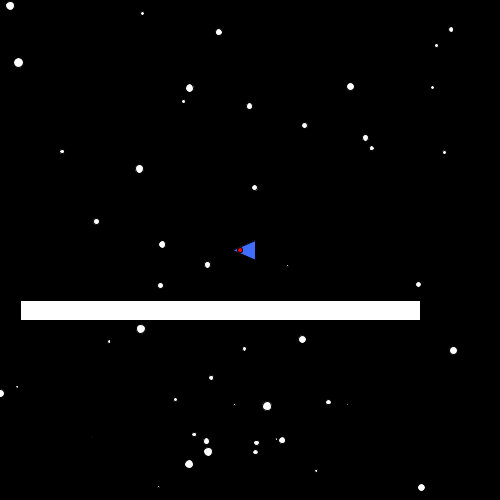
Frame 1 (no input)
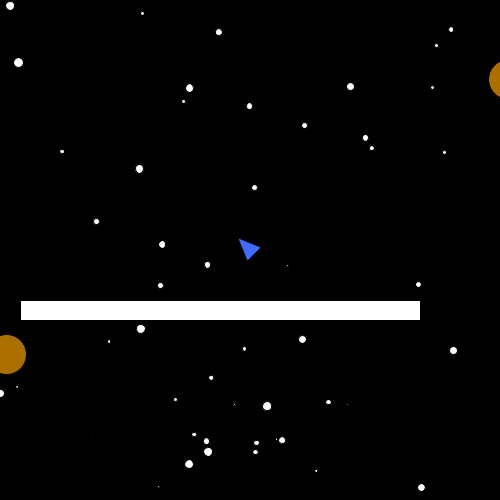
Frame 60 (the mouse pressed at the canvas centre just before this capture)
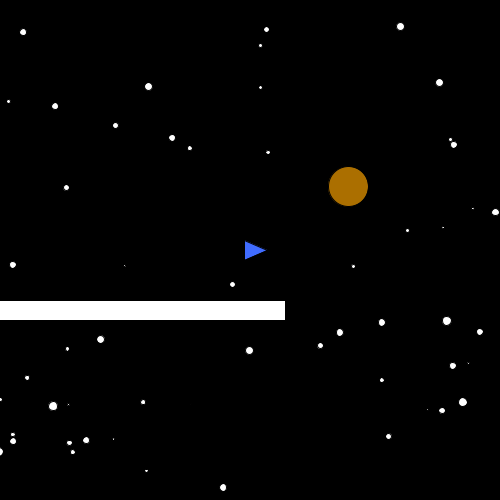
Frame 120 (the mouse held since frame 60 and released just before this capture)

The Processing sketch that drew these frames (run headless with seeded random() and noise(); from frame 60 on, the mouse is pressed at the canvas centre):

// Processing sketch: thing
// ── thing.pde
import java.util.Random; //<>// //<>//
import java.util.ArrayList;
Thing floor;
Player player;
//Asteroid test1;
ArrayList<Asteroid> asteroids=new ArrayList<Asteroid>();
ArrayList<Star> stars=new ArrayList<Star>();
ArrayList<Bullet> bullets=new ArrayList<Bullet>();
ArrayList<ArrayList<Star>> starChunks = new ArrayList<ArrayList<Star>>();
float globalx=0;
float globaly=0;
int sizew=500;
int sizeh=500;
int chunky;
int chunkx;
float minStarSize=1;
float maxStarSize=10;
public void setup() {
  size(500, 500); //set equal to sizew and sizeh
  floor=new Thing(20, 300, 400, 20);
  player=new Player((float)sizew/2, (float)sizeh/2, PI);
  //test1=new Asteroid(30,30,0.785398,0.5,20);
  generateAst((float)globalx-100, (float)globalx, (float)globalx+sizew, (float)globalx+sizew+100, (float)globaly-100, (float)globaly, (float) globaly+sizeh, (float) globaly+sizeh+100, 1, 3, 10);
  //redo coordinate system
  for (int i=-1; i<2; i++) {
    for (int j=-1; j<2; j++) {
      genChunk(i, j);
    }
  }
  //generateStar((float)globalx-100, (float)globalx+600, (float)globaly-100, (float)globaly+600, (float)2, (float)10, 100);
  //starChunks.add((ArrayList<Star>)stars.clone());
  //stars.clear();
  //System.out.println(starChunks);
  //generateStar((float)globalx-100, (float)globalx+600, (float)globaly-100, (float)globaly+600, (float)2, (float)10, 100);
  chunkx=getChunkx();
  chunky=getChunky();
  bullets.add(new Bullet(250,250,5,player.rota));
}
public void genChunk(int i, int j) { //i is y and j is x
  generateStar((float)500*(i), (float)500*(i)+500, (float)500*(j), (float)500*(j)+500, minStarSize, maxStarSize, 50);
  starChunks.add((ArrayList<Star>)stars.clone());
  stars.clear();
}
/*public void clearChunk(int x, int x2, int y, int y2){
 for(int i=0;i<starChunks.size();i++){
 for(int j=0;j<starChunks.get(i).size();j++){
 if(starChunks.get(i).get(j).x-globalx>x&&starChunks.get(i).get(j).x-globalx<x2&&starChunks.get(i).get(j).y-globaly>y&&starChunks.get(i).get(j).y-globaly<y2)
 stars.remove(
 }
 }
 x-globalx, y-globaly
 }*/
/*
public void clearChunk(int x, int y){
 int a=0;
 boolean breakl=false;
 for(int i=0;i<starChunks.size();i++){
 if(!breakl){
 for(int j=0;j<starChunks.get(i).size()-a;j++){
 if(starChunks.get(i).get(j).x>x*500&&starChunks.get(i).get(j).x<x*500+500&&starChunks.get(i).get(j).y>y*500&&starChunks.get(i).get(j).y<y*500+500)
 starChunks.remove(i);
 breakl=true;
 a++;
 }
 }
 }
 }*/
public void clearChunk() {
  int loadlimit=2;
  int x=getChunkx(); 
  int y=getChunky();
  for (int i=0; i<starChunks.size(); i++) {
    if (starChunks.get(i).get(0).x<(x-loadlimit+1)*500||
      starChunks.get(i).get(0).x>(x+loadlimit)*500||
      starChunks.get(i).get(0).y<(y-loadlimit+1)*500||
      starChunks.get(i).get(0).y>(y+loadlimit)*500)
      starChunks.remove(i);
    i++;
  }
}
public void clearAst() {
  int x=getChunkx(); 
  int y=getChunky();
  for (int i=0; i<asteroids.size(); i++) {
    if (asteroids.get(i).x<(x-4)*500||asteroids.get(i).x>(x+4)*500||asteroids.get(i).y<(y-4)*500||asteroids.get(i).y>(y+4)*500)
      asteroids.remove(i);
    i++;
  }
}
public float randnum(float a, float b, float c, float d) {
  if (Math.random()>0.5) {
    return (float)Math.random()*(b-a)+a;
  } else {
    return (float)Math.random()*(d-c)+c;
  }
}
public long getmill() {
  long nowMillis = System.currentTimeMillis();
  return nowMillis;
}
int count=0;
public void drawbackground() {
  //add parallax stars
  for (int i=0; i<starChunks.size(); i++) {
    for (int j=0; j<starChunks.get(i).size(); j++) {
      starChunks.get(i).get(j).show();
    }
  }
}
public void draw() {
  background(0);
  drawbackground();
  floor.show();
  player.show();
  player.update();
  //test1.show();
  //test1.update();
  //System.out.print(chunkx+" "+chunky);
  //System.out.println();
  for (int i=0; i<asteroids.size(); i++) {
    asteroids.get(i).show();
    asteroids.get(i).update();
  }
  if (chunkx>getChunkx()) {
    genChunk(getChunkx()-1, getChunky()-1);
    genChunk(getChunkx()-1, getChunky());
    genChunk(getChunkx()-1, getChunky()+1);
    chunkx=getChunkx();
  }
  if (chunkx<getChunkx()) {
    genChunk(getChunkx()+1, getChunky()-1);
    genChunk(getChunkx()+1, getChunky());
    genChunk(getChunkx()+1, getChunky()+1);
    chunkx=getChunkx();
  }

  if (chunky>getChunky()) {
    genChunk(getChunkx()-1, getChunky()-1);
    genChunk(getChunkx(), getChunky()-1);
    genChunk(getChunkx()+1, getChunky()-1);
    chunky=getChunky();
  }
  if (chunky<getChunky()) {
    genChunk(getChunkx()-1, getChunky()+1);
    genChunk(getChunkx(), getChunky()+1);
    genChunk(getChunkx()+1, getChunky()+1);
    chunky=getChunky();
  }
  clearChunk();
  clearAst();
  count++;
  if (count==8) {
    count=0; 
    generateAst((float)globalx-100, (float)globalx, (float)globalx+sizew, (float)globalx+sizew+100, (float)globaly-100, (float)globaly, (float) globaly+sizeh, (float) globaly+sizeh+100, (float)1, (float)3, 1);
    //cleanAst();
  }
  //generateStar((float)globalx-100, (float)globalx+600, (float)globaly-100, (float)globaly+600, (float)1, (float)5, 1);
  count2++;
  if (keyPressed) {
    if (key==(char)32) {
      if(count2>10){
        System.out.println(player.rota);
        bullets.add(new Bullet(globalx+250,globaly+250,5,player.rota));
        count2=0;
      }
    }
  }
  for(int i=0;i<bullets.size();i++){
    bullets.get(i).update();
    bullets.get(i).show();
  }
  count2++;
}
int count2=0;
void generateAst(float x1, float x2, float  x3, float x4, float y1, float y2, float y3, float y4, float sp1, float sp2, int num) {
  //System.out.println(arlength);
  for (int i=0; i<num; i++) {
    asteroids.add(new Asteroid(randnum(x1, x2, x3, x4), randnum(y1, y2, y3, y4), (float)Math.random()*(2*PI), randnum(sp1, sp2, sp2, sp2), (float)40));
  }
}
void generateStar(float x1, float x2, float y1, float y2, float size1, float size2, int num) {
  for (int i=0; i<num; i++) {
    stars.add(new Star(randnum(x1, x2, x1, x2), randnum(y1, y2, y1, y2), randnum(size1, size2, size1, size2)));
  }
  //System.out.println(arlength);
}
public int getChunkx() {
  return (int)Math.floor(globalx/(500));
}
public int getChunky() {
  return (int)Math.floor(globaly/(500));
}

public float getAngle(float x1, float y1, float x2, float y2) {
  float angle = (float) Math.atan2(y2 - y1, x2 - x1);
  return angle;
}
class Asteroid {
  float x, y;
  float direction, speed;
  float size;
  Asteroid(float ax, float ay, float adir, float aspeed, float asize) {
    x=ax;
    y=ay;
    direction=adir;
    speed=aspeed;
    size=asize;
  }
  void update() {
    x+=cos(direction)*speed;
    y+=sin(direction)*speed;
  }
  void show() {
    fill(color(171, 111, 0));
    ellipse(x-globalx, y-globaly, size, size);
  }
}
class Star {
  float distance=0.1;
  float sizeEffect=0.5;
  float x, y, size;
  float startx=globalx;
  float starty=globaly;
  Star(float ax, float ay, float asize) {
    x=ax;
    y=ay;
    size=asize;
  }
  public void show() {
    fill(255);
    ellipse(x-globalx-(distance+sizeEffect*size/maxStarSize)*(globalx-startx), y-globaly-(distance+sizeEffect*size/maxStarSize)*(globaly-starty), size, size);
  }
  public Star(Star another) {
    this.x=another.x;
    this.y=another.y;
    this.y=another.size;
  }
}

class Player {
  float x=(float)sizew/2;
  float y=(float)sizeh/2;
  float rota;
  int rgbc=color(64, 108, 255);
  float size=20;
  float xVel=0;
  float yVel=0;
  float xAccel=0, yAccel=0;
  float friction=0.05;
  float speed=0.75f;
  float accel=0.15f;

  Player(float ax, float ay, float rotat) {
    rota=rotat;
  }
  public void show() {
    float leng=size/sqrt(3);
    fill(rgbc);
    triangle(x+leng*cos(rota)*1.5f, y+leng*sin(rota)*1.5f, x+leng*cos(rota+2*PI/3), y+leng*sin(rota+2*PI/3), x+leng*cos(rota+4*PI/3), y+leng*sin(rota+4*PI/3));
  }
  public void update() {
    rota=getAngle(sizew/2, sizeh/2, mouseX, mouseY);
    if (mousePressed == true) {
      xAccel = cos(rota)*accel;
      yAccel = sin(rota)*accel;
      xVel += Math.abs(xAccel)<0.75?xAccel:0;
      yVel += Math.abs(yAccel)<0.75?yAccel:0;
    }
    globalx+=xVel*speed;
    globaly+=yVel*speed;
    if (xVel>0) {
      xVel-=friction;
    } else if (abs(xVel)<=friction) {
      xVel=0;
    } else if (xVel<0) {
      xVel+=friction;
    }
    if (yVel>0) {
      yVel-=friction;
    } else if (abs(yVel)<=friction) {
      yVel=0;
    } else if (yVel<0) {
      yVel+=friction;
    }
  }
}
class Thing {
  float x, y, w, h;
  Thing(float ax, float ay, float aw, float ah) {
    x=ax;
    y=ay;
    w=aw;
    h=ah;
  }
  public void show() {
    fill(255);
    rect(x-globalx, y-globaly, w, h);
  }
}

class Bullet {
  float x, y, r, rota;
  float speed=10;
  Bullet(float ax, float ay, float ar, float adir) {
    this.x=ax;
    this.y=ay;
    this.r=ar;
    this.rota=adir;
  }
  public void show() {
    fill(255,0,0);
    ellipse(x-globalx, y-globaly, r, r);
  }
  public void update() {
    x+=cos(rota)*speed;
    y+=sin(rota)*speed;
  }
}
